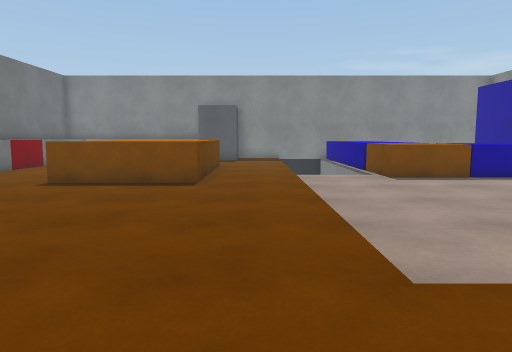
[1] (above)

21 first-person views from a walk through a 3-D level made in the Unity game engine. The camera is 1.2 m above the floor, tilts 6° down and sees 70° across. The floor is counted in squares, 1 m on a side. Each view is taken from the middle of a square. On the plan, view 1 faces up. The plan holds only what a view shows up to about 15 squares ahead; the rest is blank. The place goes on beyond the plan. The player is left out. Surface patterns are stand-ins for the level's own textures.

[2]
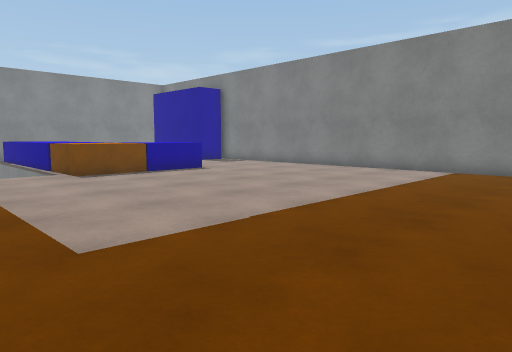

[3]
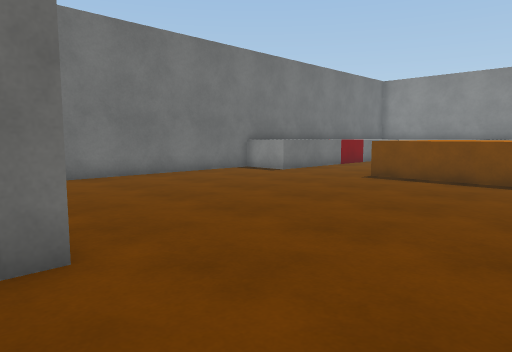

[4]
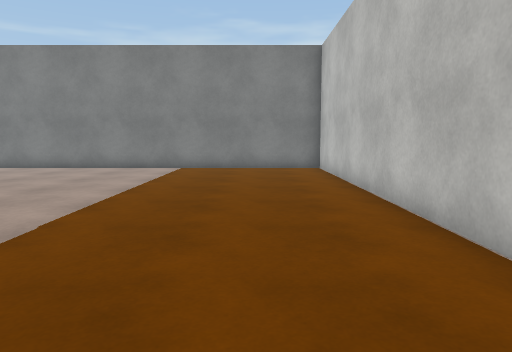

[5]
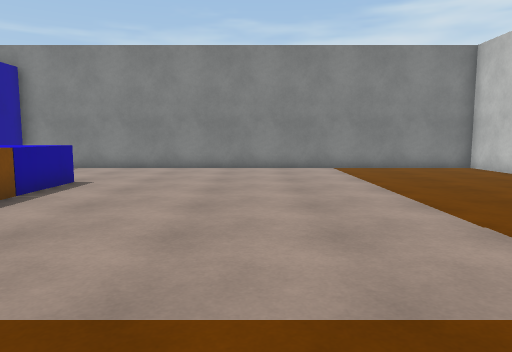

[6]
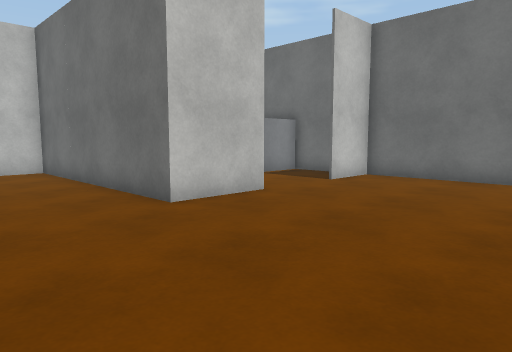

[7]
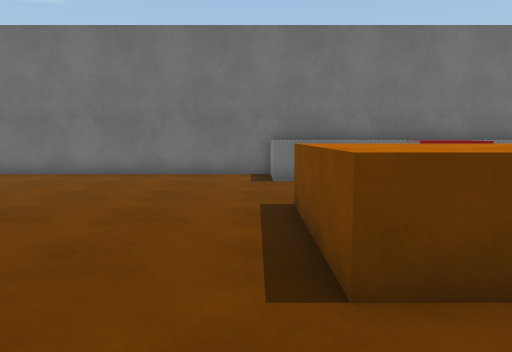

[8]
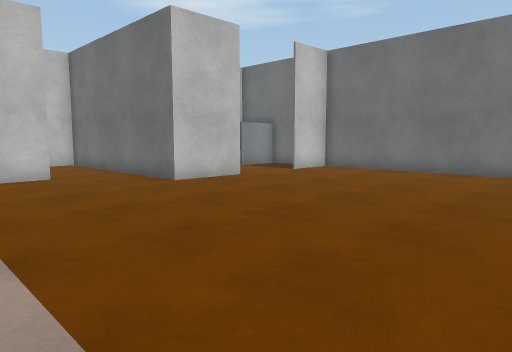

[9]
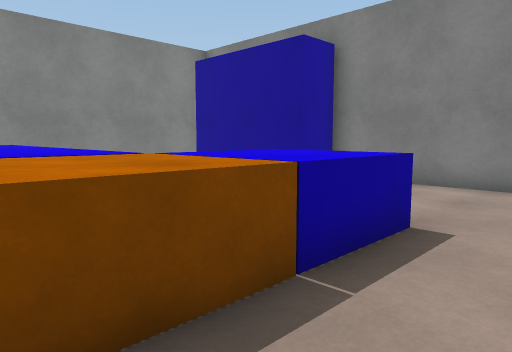

[10]
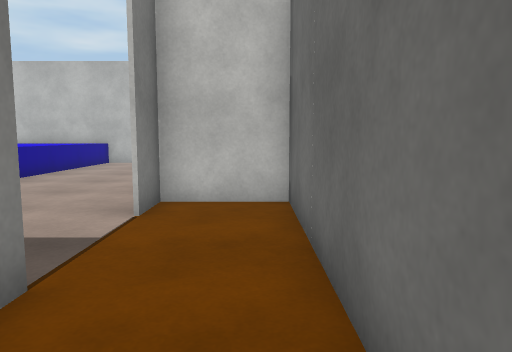

[11]
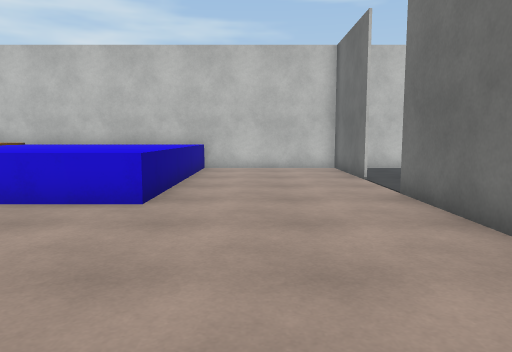

[12]
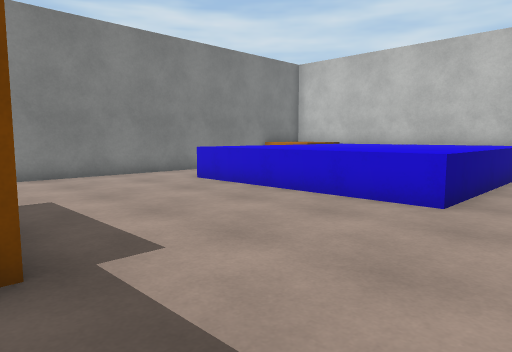

[13]
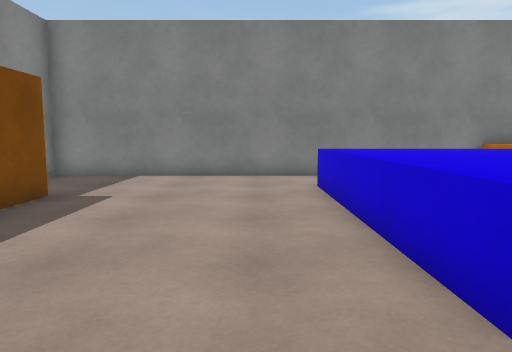

[14]
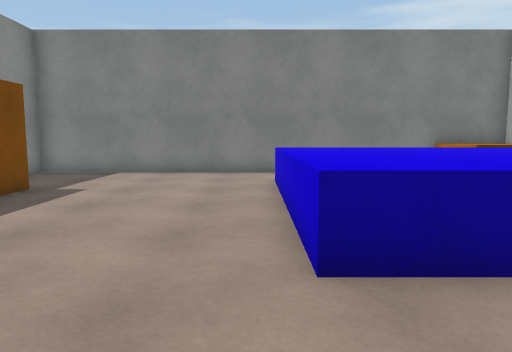

[15]
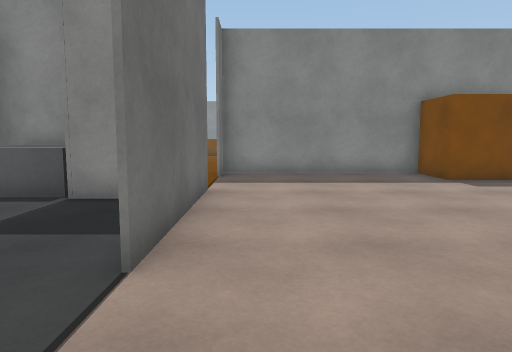

[16]
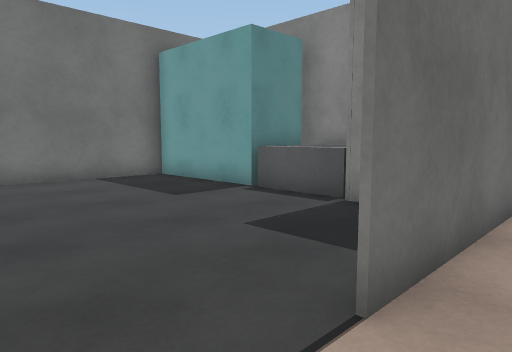

[17]
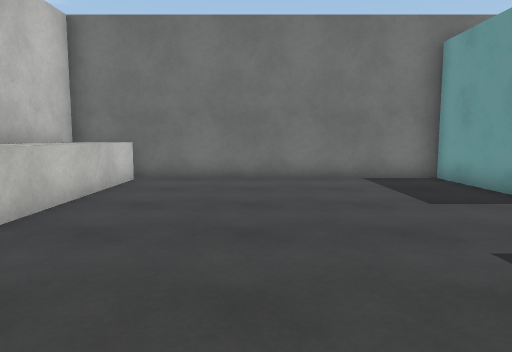

[18]
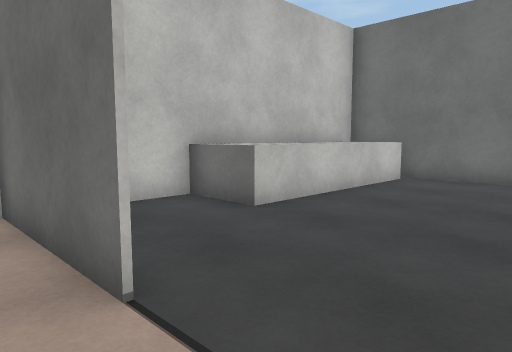

[19]
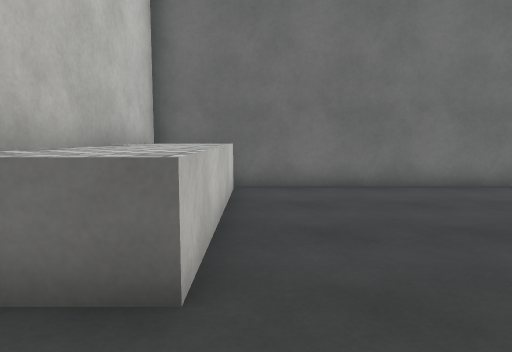

[20]
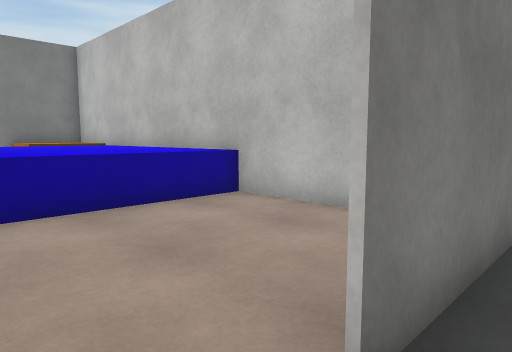

[21]
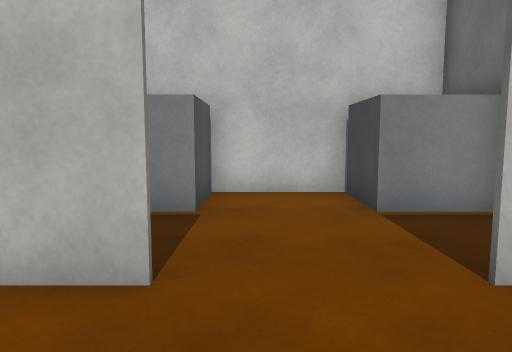

### Floor plan
Key: @ floor where view 1 was taken; # wall or solid block; . floor; / step, stairs or slope; ^ raised ledge; B red block; R orange block; L blue block; C grey cube; G grey block.
Columns run from 11 left of view 1 to 14 right of it. Each row starts with its distance up from view 1.
 16 ^ ^             ^^     #
 15 # B    ^ ^...   ^^     ###
 14 B B.  ^^^^...  ##^       #
 13 ^ ^.  ^  ^...  #RRLLL   .#
 12 ^ ^.. ^^^^...//RRRLLL ...#
 11 ^ ^...^^^^.....RRRLLL....#
 10 ^^^...^^^^...............#
  9 #........................#
  8 #........................#
  7 #........................#
  6 #........................#
  5 #........................#
  4 #........................#
  3 #........................#
  2 #........................#
  1 #........................#
  0 ###..###...@.............#
 -1 #......#.................#
 -2 #......#.................#
 -3 #CC..CCC..################
 -4   C..C C.........####....#
 -5   ######.........####....#
 -6   ###GGG.................#
 -7 ##### GG..#..............#
 -8 #....GGG###..............#
 -9 #.........#..............#
-10 #.........#..............#
-11 #.........#....^^^^^^^^..#
-12 #..............^^^^^^^^ .#
-13 #..............^^^^^^^^  #
-14 #..............^^^^^^^^  #
-15 #.........#....^^^^^^^^  #
-16 #.........#....^^^^^^^RRR#
-17 #^^^^^^...#....^^^^^^^RRR#
-18 #^^^^^^...#....^^^^^^^RR #
-19 ##########################

Where each view was taken, in squares from view 1:
view 1: 0 up, 0 right, facing up
view 2: 1 down, 0 right, facing up-right
view 3: 1 down, 0 right, facing up-left
view 4: 0 up, 1 left, facing right
view 5: 6 up, 1 left, facing right
view 6: 6 up, 0 right, facing down-left
view 7: 9 up, 1 right, facing left
view 8: 9 up, 2 right, facing down-left
view 9: 9 up, 4 right, facing up-right
view 10: 1 down, 3 left, facing down
view 11: 4 down, 2 right, facing down
view 12: 4 down, 2 right, facing down-right
view 13: 9 down, 2 right, facing right
view 14: 10 down, 1 right, facing right
view 15: 15 down, 0 right, facing up
view 16: 14 down, 0 right, facing up-left
view 17: 13 down, 0 right, facing left
view 18: 12 down, 0 right, facing down-left
view 19: 16 down, 2 left, facing left
view 20: 13 down, 2 left, facing down-right
view 21: 3 up, 7 left, facing down
